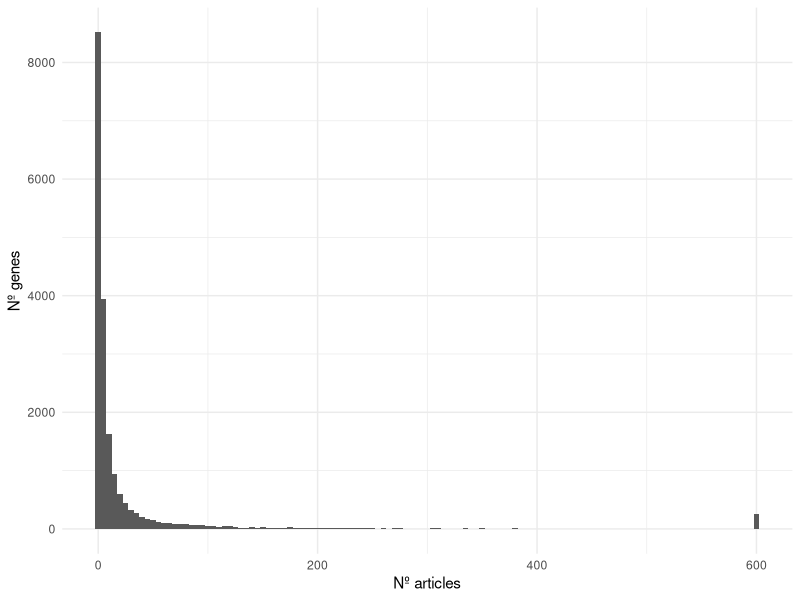
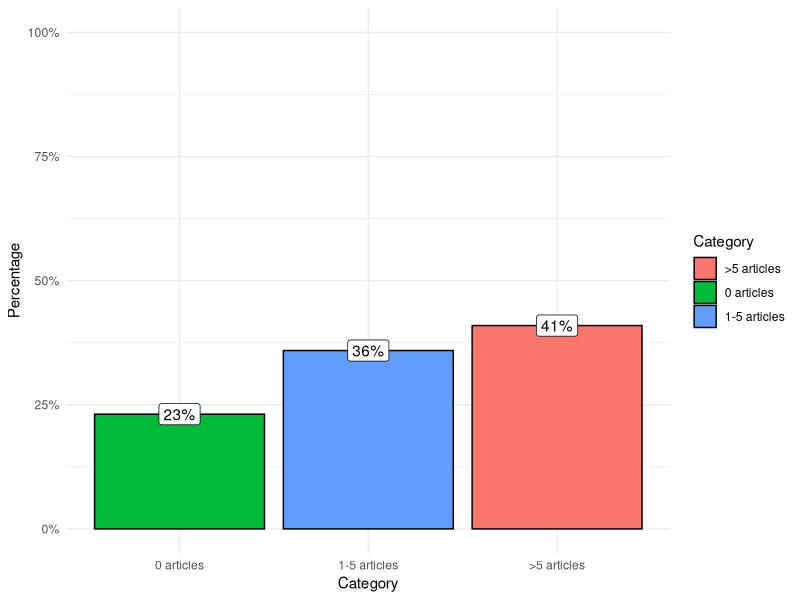

Recreate these plots in R, in order.
## ---- chunk 1
library(readr)
library(tidyverse)
library(scales)
result_genes <- read_tsv('data/result_genes.tsv')
## ---- chunk 2
result_genes %>%
  ggplot(aes(n_hits)) +
  geom_histogram(binwidth = 5) +
  theme_minimal() +
  labs(x = 'Nº articles', y = 'Nº genes')
result_genes %>%
  mutate(category = case_when(
    n_hits == 0 ~ '0 articles',
    n_hits >= 1 & n_hits <= 5 ~ '1-5 articles',
    TRUE ~ '>5 articles'
  )) %>% 
  count(category) %>%
  mutate(perc = n / sum(n)) %>%
  ggplot(aes(reorder(category,perc), perc)) +
    geom_col(aes(fill = category), color = 'black') +
  scale_y_continuous(label = percent, limits = c(0, 1)) +
  geom_label(aes(label = paste0(round(perc, 2)*100, '%'))) +
  labs(fill = 'Category', x = 'Category', y = 'Percentage') +
  theme_minimal()
